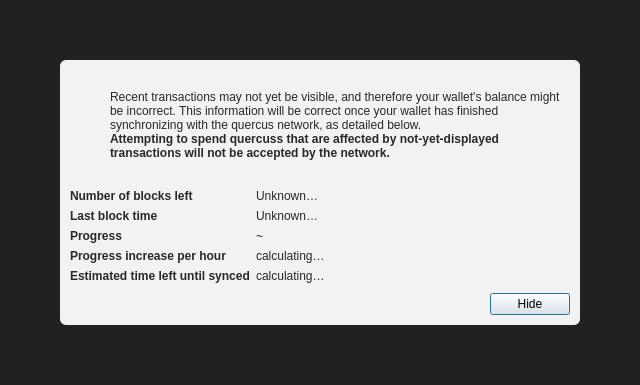
<?xml version="1.0" encoding="UTF-8"?>
<ui version="4.0">
 <class>ModalOverlay</class>
 <widget class="QWidget" name="ModalOverlay">
  <property name="geometry">
   <rect>
    <x>0</x>
    <y>0</y>
    <width>640</width>
    <height>385</height>
   </rect>
  </property>
  <property name="windowTitle">
   <string>Form</string>
  </property>
  <layout class="QVBoxLayout" name="verticalLayout" stretch="0">
   <property name="sizeConstraint">
    <enum>QLayout::SetDefaultConstraint</enum>
   </property>
   <property name="leftMargin">
    <number>0</number>
   </property>
   <property name="topMargin">
    <number>0</number>
   </property>
   <property name="rightMargin">
    <number>0</number>
   </property>
   <property name="bottomMargin">
    <number>0</number>
   </property>
   <item>
    <widget class="QWidget" name="bgWidget" native="true">
     <property name="styleSheet">
      <string notr="true">#bgWidget { background: rgba(0,0,0,220); }</string>
     </property>
     <layout class="QVBoxLayout" name="verticalLayoutMain" stretch="1">
      <property name="leftMargin">
       <number>60</number>
      </property>
      <property name="topMargin">
       <number>60</number>
      </property>
      <property name="rightMargin">
       <number>60</number>
      </property>
      <property name="bottomMargin">
       <number>60</number>
      </property>
      <item>
       <widget class="QWidget" name="contentWidget" native="true">
        <property name="styleSheet">
         <string notr="true">#contentWidget { background: rgba(255,255,255,240); border-radius: 6px; }

QLabel { color: rgb(40,40,40);  }</string>
        </property>
        <layout class="QVBoxLayout" name="verticalLayoutSub" stretch="1,0,0,0">
         <property name="spacing">
          <number>0</number>
         </property>
         <property name="leftMargin">
          <number>10</number>
         </property>
         <property name="topMargin">
          <number>10</number>
         </property>
         <property name="rightMargin">
          <number>10</number>
         </property>
         <property name="bottomMargin">
          <number>10</number>
         </property>
         <item>
          <layout class="QHBoxLayout" name="horizontalLayoutIconText" stretch="0,1">
           <property name="topMargin">
            <number>20</number>
           </property>
           <item>
            <layout class="QVBoxLayout" name="verticalLayoutIcon">
             <property name="leftMargin">
              <number>0</number>
             </property>
             <item>
              <widget class="QPushButton" name="warningIcon">
               <property name="enabled">
                <bool>false</bool>
               </property>
               <property name="text">
                <string/>
               </property>
               <property name="icon">
                <iconset>
                 <normaloff>:/icons/warning</normaloff>
                 <disabledoff>:/icons/warning</disabledoff>:/icons/warning</iconset>
               </property>
               <property name="iconSize">
                <size>
                 <width>48</width>
                 <height>48</height>
                </size>
               </property>
               <property name="flat">
                <bool>true</bool>
               </property>
              </widget>
             </item>
             <item>
              <spacer name="verticalSpacerWarningIcon">
               <property name="orientation">
                <enum>Qt::Vertical</enum>
               </property>
               <property name="sizeHint" stdset="0">
                <size>
                 <width>20</width>
                 <height>40</height>
                </size>
               </property>
              </spacer>
             </item>
            </layout>
           </item>
           <item>
            <layout class="QVBoxLayout" name="verticalLayoutInfoText">
             <property name="leftMargin">
              <number>0</number>
             </property>
             <property name="topMargin">
              <number>0</number>
             </property>
             <item>
              <widget class="QLabel" name="infoText">
               <property name="text">
                <string>Recent transactions may not yet be visible, and therefore your wallet's balance might be incorrect. This information will be correct once your wallet has finished synchronizing with the quercus network, as detailed below.</string>
               </property>
               <property name="textFormat">
                <enum>Qt::RichText</enum>
               </property>
               <property name="wordWrap">
                <bool>true</bool>
               </property>
              </widget>
             </item>
             <item>
              <widget class="QLabel" name="infoTextStrong">
               <property name="font">
                <font>
                 <weight>75</weight>
                 <bold>true</bold>
                </font>
               </property>
               <property name="text">
                <string>Attempting to spend quercuss that are affected by not-yet-displayed transactions will not be accepted by the network.</string>
               </property>
               <property name="textFormat">
                <enum>Qt::RichText</enum>
               </property>
               <property name="wordWrap">
                <bool>true</bool>
               </property>
              </widget>
             </item>
             <item>
              <spacer name="verticalSpacerInTextSpace">
               <property name="orientation">
                <enum>Qt::Vertical</enum>
               </property>
               <property name="sizeHint" stdset="0">
                <size>
                 <width>20</width>
                 <height>40</height>
                </size>
               </property>
              </spacer>
             </item>
            </layout>
           </item>
          </layout>
         </item>
         <item>
          <spacer name="verticalSpacerAfterText">
           <property name="orientation">
            <enum>Qt::Vertical</enum>
           </property>
           <property name="sizeHint" stdset="0">
            <size>
             <width>20</width>
             <height>40</height>
            </size>
           </property>
          </spacer>
         </item>
         <item>
          <layout class="QFormLayout" name="formLayout">
           <property name="fieldGrowthPolicy">
            <enum>QFormLayout::FieldsStayAtSizeHint</enum>
           </property>
           <property name="horizontalSpacing">
            <number>6</number>
           </property>
           <property name="verticalSpacing">
            <number>6</number>
           </property>
           <property name="topMargin">
            <number>10</number>
           </property>
           <item row="0" column="0">
            <widget class="QLabel" name="labelNumberOfBlocksLeft">
             <property name="font">
              <font>
               <weight>75</weight>
               <bold>true</bold>
              </font>
             </property>
             <property name="text">
              <string>Number of blocks left</string>
             </property>
            </widget>
           </item>
           <item row="0" column="1">
            <widget class="QLabel" name="numberOfBlocksLeft">
             <property name="text">
              <string>Unknown…</string>
             </property>
            </widget>
           </item>
           <item row="1" column="0">
            <widget class="QLabel" name="labelLastBlockTime">
             <property name="font">
              <font>
               <weight>75</weight>
               <bold>true</bold>
              </font>
             </property>
             <property name="text">
              <string>Last block time</string>
             </property>
            </widget>
           </item>
           <item row="1" column="1">
            <widget class="QLabel" name="newestBlockDate">
             <property name="sizePolicy">
              <sizepolicy hsizetype="Maximum" vsizetype="Preferred">
               <horstretch>0</horstretch>
               <verstretch>0</verstretch>
              </sizepolicy>
             </property>
             <property name="text">
              <string>Unknown…</string>
             </property>
            </widget>
           </item>
           <item row="2" column="0">
            <widget class="QLabel" name="labelSyncDone">
             <property name="font">
              <font>
               <weight>75</weight>
               <bold>true</bold>
              </font>
             </property>
             <property name="text">
              <string>Progress</string>
             </property>
            </widget>
           </item>
           <item row="2" column="1">
            <layout class="QHBoxLayout" name="horizontalLayoutSync" stretch="0,1">
             <item>
              <widget class="QLabel" name="percentageProgress">
               <property name="text">
                <string notr="true">~</string>
               </property>
              </widget>
             </item>
            </layout>
           </item>
           <item row="4" column="0">
            <widget class="QLabel" name="labelProgressIncrease">
             <property name="font">
              <font>
               <weight>75</weight>
               <bold>true</bold>
              </font>
             </property>
             <property name="text">
              <string>Progress increase per hour</string>
             </property>
            </widget>
           </item>
           <item row="4" column="1">
            <widget class="QLabel" name="progressIncreasePerH">
             <property name="text">
              <string>calculating…</string>
             </property>
            </widget>
           </item>
           <item row="5" column="0">
            <widget class="QLabel" name="labelEstimatedTimeLeft">
             <property name="font">
              <font>
               <weight>75</weight>
               <bold>true</bold>
              </font>
             </property>
             <property name="text">
              <string>Estimated time left until synced</string>
             </property>
            </widget>
           </item>
           <item row="5" column="1">
            <widget class="QLabel" name="expectedTimeLeft">
             <property name="text">
              <string>calculating…</string>
             </property>
            </widget>
           </item>
          </layout>
         </item>
         <item>
          <layout class="QHBoxLayout" name="horizontalLayoutButtons">
           <property name="leftMargin">
            <number>10</number>
           </property>
           <property name="topMargin">
            <number>10</number>
           </property>
           <item>
            <spacer name="horizontalSpacer">
             <property name="orientation">
              <enum>Qt::Horizontal</enum>
             </property>
             <property name="sizeHint" stdset="0">
              <size>
               <width>40</width>
               <height>20</height>
              </size>
             </property>
            </spacer>
           </item>
           <item>
            <widget class="QPushButton" name="closeButton">
             <property name="text">
              <string>Hide</string>
             </property>
             <property name="shortcut">
              <string>Esc</string>
             </property>
             <property name="focusPolicy">
              <enum>Qt::StrongFocus</enum>
             </property>
             <property name="default">
              <bool>true</bool>
             </property>
            </widget>
           </item>
          </layout>
         </item>
        </layout>
       </widget>
      </item>
     </layout>
    </widget>
   </item>
  </layout>
 </widget>
 <resources/>
 <connections/>
</ui>
